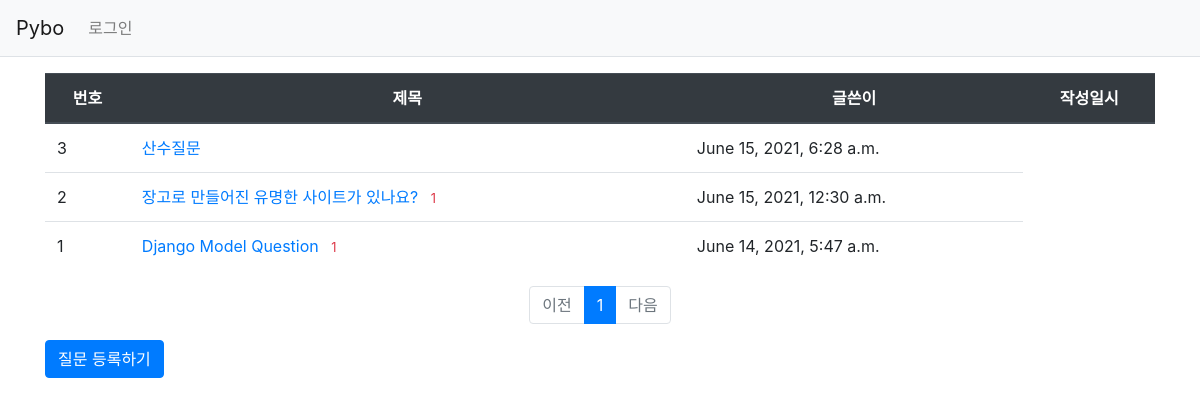
The app's page /, older data.
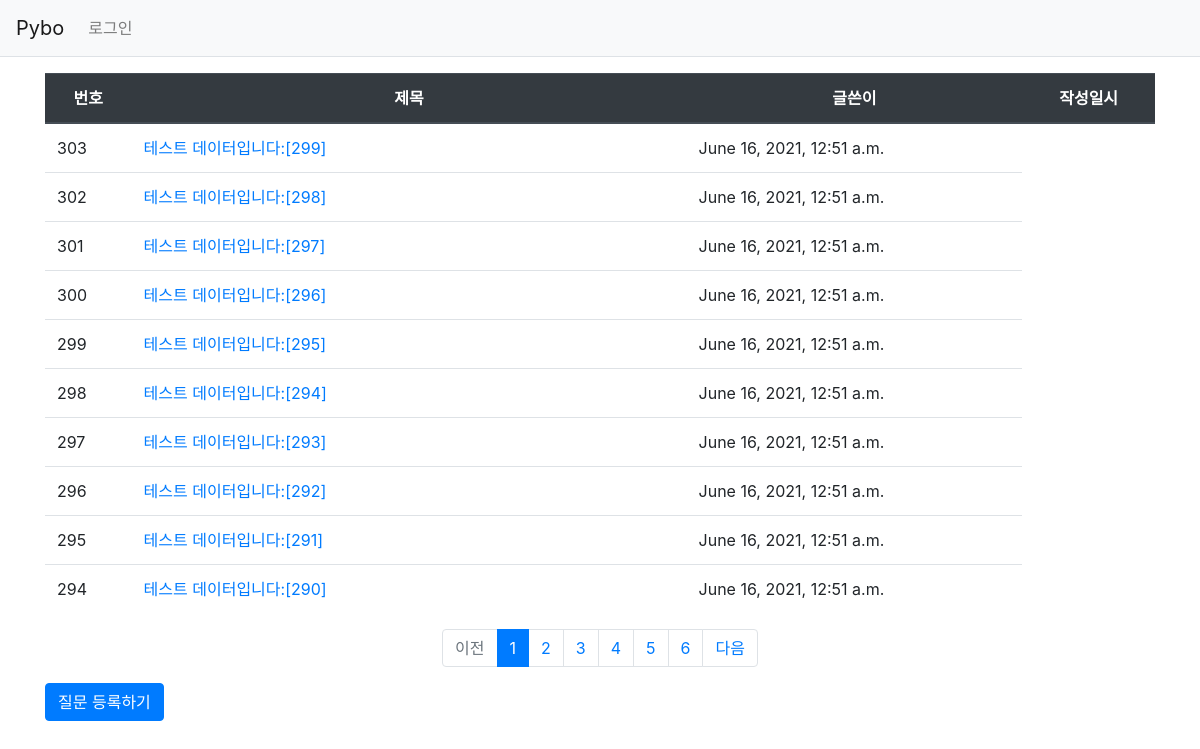
The same page, newer data.
### pybo/models.py (models this page shows, shortened)
class Question(models.Model):
    author = models.ForeignKey(User, on_delete=models.CASCADE)
    subject = models.CharField(max_length=200)
    content = models.TextField()
    create_date = models.DateTimeField()

### pybo/views.py (the view)
# urls.py: path('', views.index, name='index'),
def index(request):
    page = request.GET.get('page', '1')
    question_list = Question.objects.order_by('-create_date')
    paginator = Paginator(question_list, 10)
    page_obj = paginator.get_page(page)
    context = {'question_list' : page_obj}
    return render(request, 'pybo/question_list.html', context)

### pybo/templatetags/pybo_filter.py (called while the page is built)
@register.filter
def sub(value, arg):
    return value - arg

### templates/pybo/question_list.html (shortened to what this page needs)
{% extends 'base.html' %}
{% load pybo_filter %}
{% block content %}
<div class="container my-3">
    <table class="table">
        <thead>
            <tr class=" text-center thead-dark">
                <th>번호</th>
                <th style="width:50%">제목</th>
                <th>글쓴이</th>
                <th>작성일시</th>
            </tr>
            </thead>
            <tbody>
            {% if question_list %}
            {% for question in question_list %}
            <tr>
                <td>
                    {{ question_list.paginator.count|sub:question_list.start_index|sub:forloop.counter0|add:1 }}</td>
                <td>
                    <a href="{% url 'pybo:detail' question.id %}">{{ question.subject }}</a>
                    {% if question.answer_set.count > 0 %}
                    <span class="text-danger small ml-2">{{ question.answer_set.count }}</span>
                    {% endif %}
                </td>
                <td>{{ question.create_date }}</td>
            </tr>
            {% endfor %}
            {% else %}
            <tr>
                <td colspan="3">질문이 없습니다.</td>
            </tr>
            {% endif %}
            </tbody>
    </table>
    <ul class="pagination justify-content-center">
        {% if question_list.has_previous %}
        <li class="page-item">
            <a class="page-link" href="?page={{ question_list.previous_page_number }}">이전</a>
        </li>
        {% else %}
        <li class="page-item disabled">
            <a class="page-link" tabindex="-1" aria-disabled="true" href="#">이전</a>
        </li>
        {% endif %}
        {% for page_number in question_list.paginator.page_range %}
        {% if page_number >= question_list.number|add:-5 and page_number <= question_list.number|add:5 %}
            {% if page_number == question_list.number %}
            <li class="page-item active" aria-current="page">
                <a class="page-link" href="?page={{ page_number }}">{{ page_number }}</a>
            </li>
            {% else %}
            <li class="page-item">
                <a class="page-link" href="?page={{ page_number }}">{{ page_number }}</a>
            </li>
            {% endif %}
        {% endif %}
        {% endfor %}
        {% if question_list.has_next %}
        <li class="page-item">
            <a class="page-link" href="?page={{ question_list.next_page_number }}">다음</a>
        </li>
        {% else %}
        <li class="page-item disabled">
            <a class="page-link" tabindex="-1" aria-disabled="true" href="#">다음</a>
        </li>
        {% endif %}
    </ul>
    <a href="{% url 'pybo:question_create' %}" class="btn btn-primary">질문 등록하기</a>
</div>
{% endblock %}
<!-- {% load static %}

Row changes from the older to the newer data that the page shows:
no longer on this page (row unchanged): Question: paginator.count|sub "3", subject "산수질문", create_date "June 15, 2021, 6:28 a.m."
no longer on this page (row unchanged): Question: paginator.count|sub "2", subject "장고로 만들어진 유명한 사이트가 있나요?", answer_set.count "1", create_date "June 15, 2021, 12:30 a.m."
no longer on this page (row unchanged): Question: paginator.count|sub "1", subject "Django Model Question", answer_set.count "1", create_date "June 14, 2021, 5:47 a.m."
added Question: paginator.count|sub "303", subject "테스트 데이터입니다:[299]", create_date "June 16, 2021, 12:51 a.m."
added Question: paginator.count|sub "302", subject "테스트 데이터입니다:[298]", create_date "June 16, 2021, 12:51 a.m."
added Question: paginator.count|sub "301", subject "테스트 데이터입니다:[297]", create_date "June 16, 2021, 12:51 a.m."
added Question: paginator.count|sub "300", subject "테스트 데이터입니다:[296]", create_date "June 16, 2021, 12:51 a.m."
added Question: paginator.count|sub "299", subject "테스트 데이터입니다:[295]", create_date "June 16, 2021, 12:51 a.m."
added Question: paginator.count|sub "298", subject "테스트 데이터입니다:[294]", create_date "June 16, 2021, 12:51 a.m."
added Question: paginator.count|sub "297", subject "테스트 데이터입니다:[293]", create_date "June 16, 2021, 12:51 a.m."
added Question: paginator.count|sub "296", subject "테스트 데이터입니다:[292]", create_date "June 16, 2021, 12:51 a.m."
added Question: paginator.count|sub "295", subject "테스트 데이터입니다:[291]", create_date "June 16, 2021, 12:51 a.m."
added Question: paginator.count|sub "294", subject "테스트 데이터입니다:[290]", create_date "June 16, 2021, 12:51 a.m."
Text that changed along with them:
new list line: "2"
new list line: "3"
new list line: "4"
new list line: "5"
new list line: "6"
